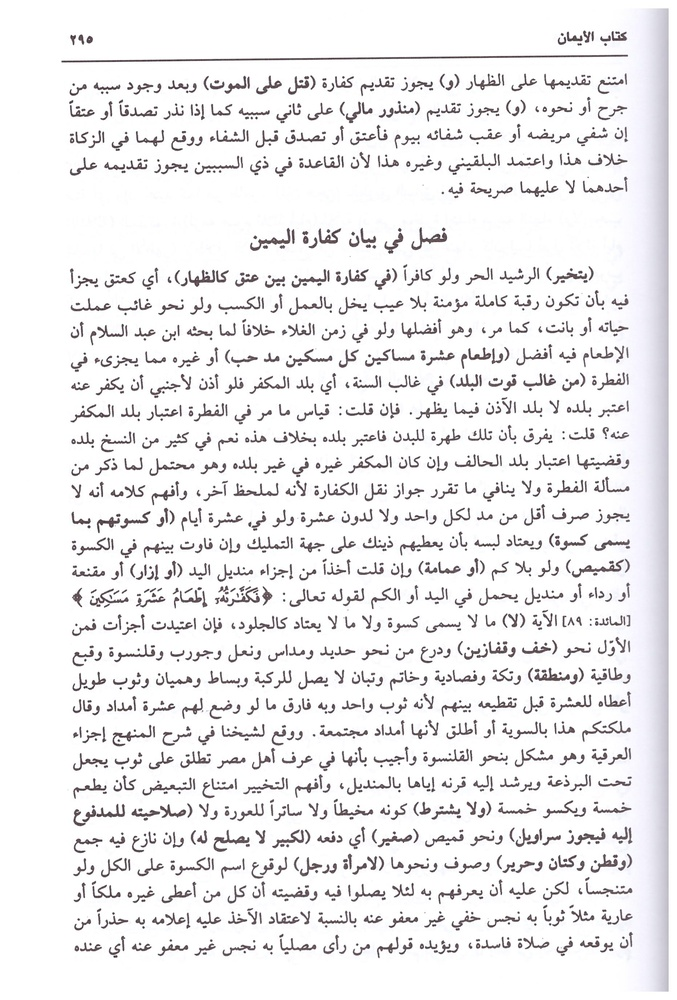
%> input picture snipping/TUHFARZ3.jpg, 677 x 1000 px, shrunk from 1864 x 2754 before the run
$ octave Imag_seg_ex.m   (GNU Octave 9; MATLAB toolbox functions it lacks are replaced by stand-ins)
%> lines starting %> are read from the running program, lines starting %| are printed output that depends on the picture; in (x1, y1, x2, y2) boxes, pixels count from 0 and x2, y2 are one past the last pixel; in counts of white or black regions, pixels touching at a corner belong together; the program's own positions count from 1
%% Image segmentation and extraction
%% Read Image
imagen=imread('TUHFARZ3.jpg');
%> imagen is the input picture: size 1000x677x3 uint8; mean R, G, B 237.8, 236.8, 238
original=imagen;
%% Show image
figure(1)
imshow(imagen);
title('INPUT IMAGE WITH NOISE')
%% Convert to gray scale
if size(imagen,3)==3 % RGB image
    imagen=rgb2gray(imagen);
%> imagen: size 1000x677 uint8
end
%% Blur image
imagen=imgaussfilt(imagen, 4, 'FilterSize', 31);
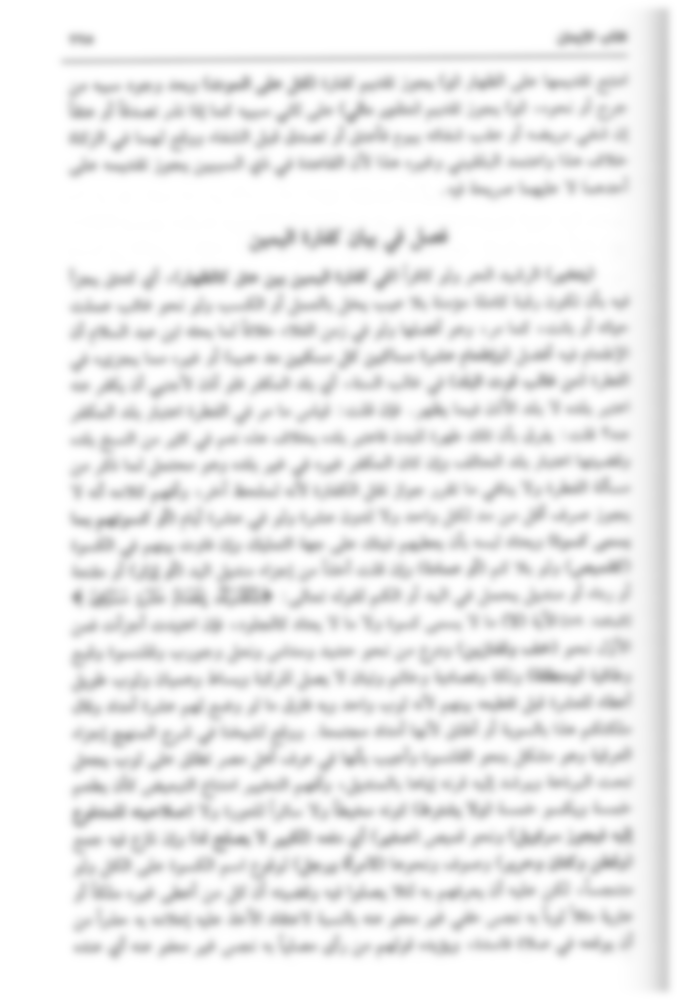
%> imagen: size 1000x677 uint8; min 163, max 255, mean 237.2
imshow(imagen);
%% Convert to binary image
threshold = graythresh(imagen);
%> threshold = 0.91
imagenBin =~im2bw(imagen,threshold);
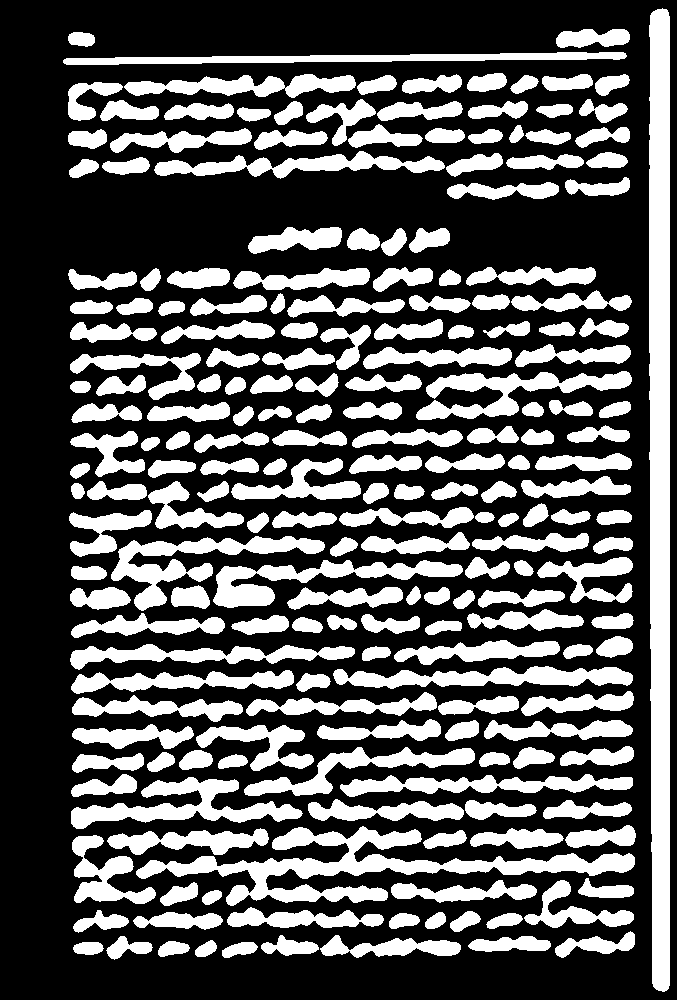
%> imagenBin: size 1000x677 logical; 34.3% white; 208 white regions, largest, box (x1, y1, x2, y2) and area: (649, 8, 670, 992) 19371, (136, 826, 635, 906) 10942, (111, 536, 325, 611) 4653
%% Remove all object containing fewer than 30 pixels
imagenBin = bwareaopen(imagenBin,1);
pause(1)
%% Show image binary image
figure(2)
imshow(~imagenBin);
title('INPUT IMAGE WITHOUT NOISE')
%% Label connected components
[L Ne]=bwlabel(imagenBin);
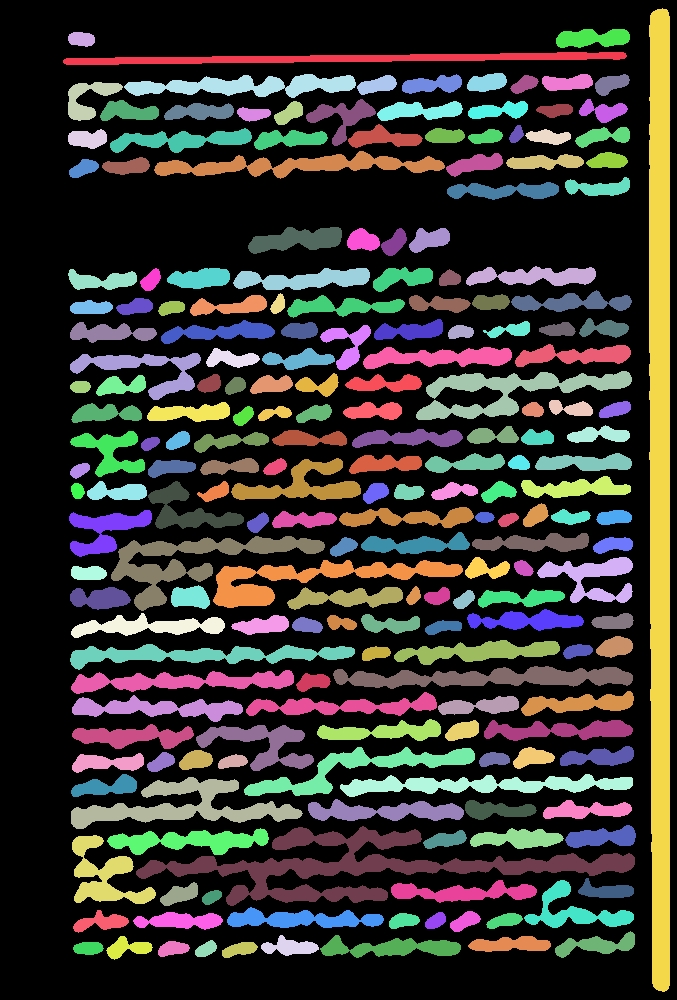
%> L: size 1000x677 double; 209 distinct labels, from 0 to 208; one colour per label, 0 black
%> Ne = 208
%% Measure properties of image regions
propied=regionprops(L,'BoundingBox');
%> propied = 208 regions; largest, box (x1, y1, x2, y2): (136, 826, 635, 906), (649, 8, 670, 992), (111, 536, 325, 611), (71, 777, 303, 829), (213, 560, 463, 608)
hold on
%% Blur based on avg rectangle size
for n=1:size(propied,1)
    avg1=mean(propied(n).BoundingBox(1,3));
    avg2=mean(propied(n).BoundingBox(1,4));
end
%> this loop made 208 passes
%> (avg1, avg2) on passes 1 to 3: (564, 13), (27, 15), (55, 39)
gsize=[avg1 avg2];
%> gsize = [21 984]
imagen=imgaussfilt(imagen, 'FilterSize', 11);

%% Plot Bounding Box
for n=1:size(propied,1)
    rectangle('Position',propied(n).BoundingBox,'EdgeColor','g','LineWidth',2)
    propied(n).BoundingBox
end
%> this loop made 208 passes
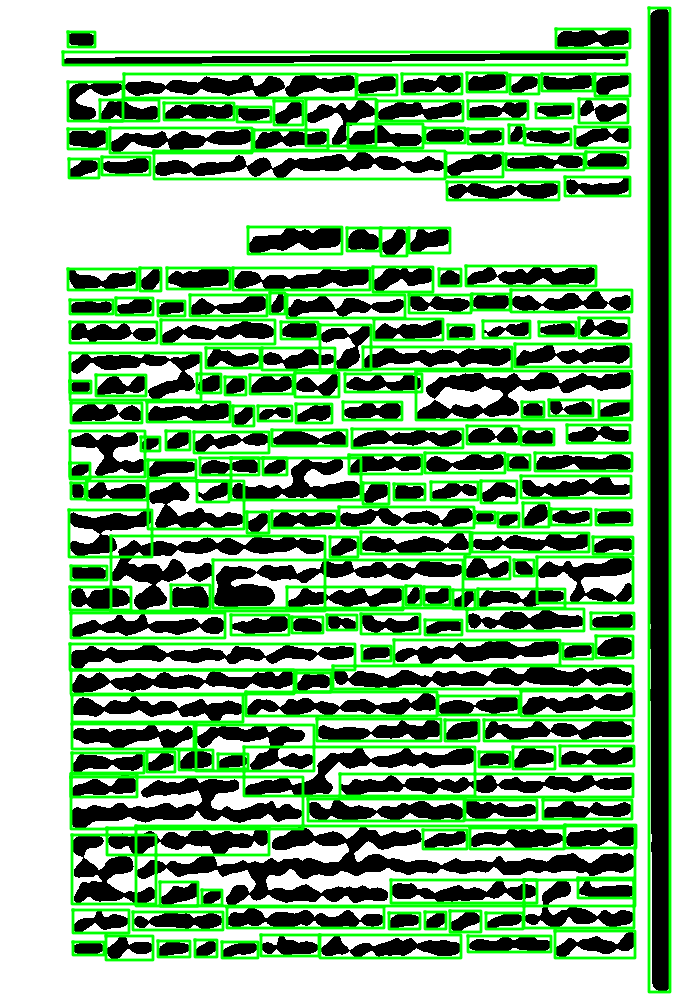
%> figure redrawn from the program's plot data; its title reads 'INPUT IMAGE WITHOUT NOISE'
hold off
pause (1)
%% Objects extraction
figure (3)
for n=1:Ne
    [r,c] = find(L==n);
    n1=original(min(r):max(r),min(c):max(c));
    imshow(n1);
    pause(0.5)
end
%> this loop made 208 passes
%> pass 3, `n1=original(min(r):max(r),min(c):max(c));`:
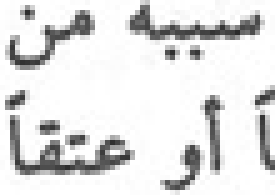
%> n1: size 39x55 uint8 (shown 5 times larger); min 43, max 255, mean 224.8
